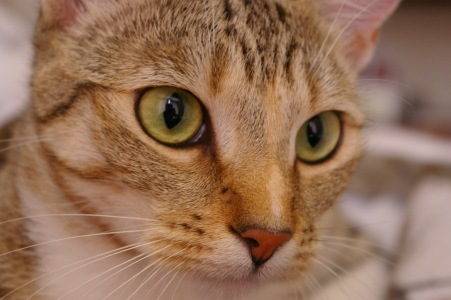
#> input picture tests/fixtures/cat.jpg, 451 x 300 px
$ python contact.py ../tests/fixtures/cat.jpg out.png
#> lines starting #> are read from the running program, lines starting #| are printed output that depends on the picture
"""Make 2x2 contact sheets (each tile 960x540, labelled) from stills."""
import sys, glob, os
from PIL import Image, ImageDraw
files = sorted(glob.glob(sys.argv[1]))
out = sys.argv[2]
os.makedirs(out, exist_ok=True)
for k in range(0, len(files), 4):
    sheet = Image.new("RGB", (1920, 1080), "black")
#> sheet: PIL image 1920x1080 RGB; every value is 0
    for j, f in enumerate(files[k:k+4]):
        im = Image.open(f).resize((960, 540), Image.LANCZOS)
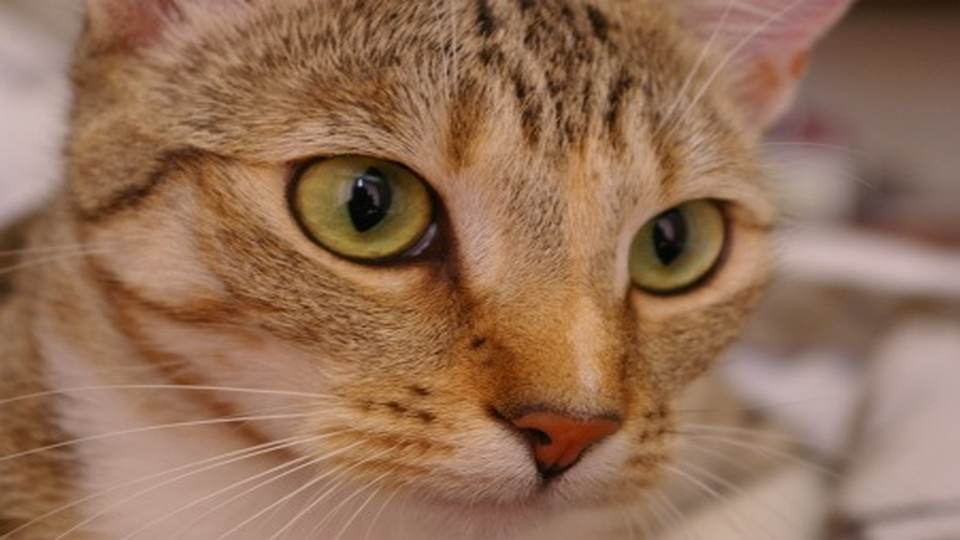
#> im: PIL image 960x540 RGB; mean R, G, B 147.7, 111.4, 86.8
        ImageDraw.Draw(im).text((8, 8), os.path.basename(f), fill=(255, 255, 0))
        sheet.paste(im, ((j % 2) * 960, (j // 2) * 540))
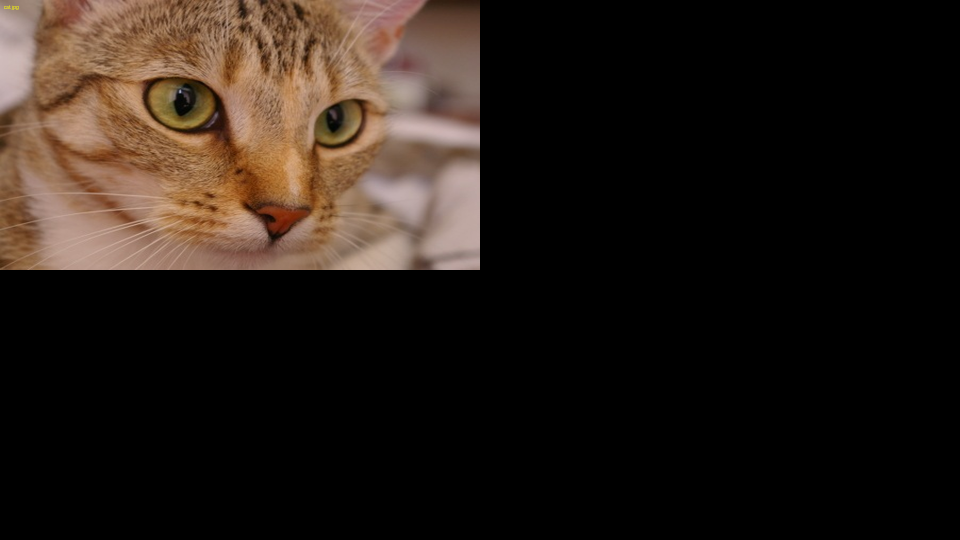
#> sheet: PIL image 1920x1080 RGB (shown at 1/2 size); mean R, G, B 36.9, 27.9, 21.7
    sheet.save(f"{out}/sheet{k//4:02d}.png")
